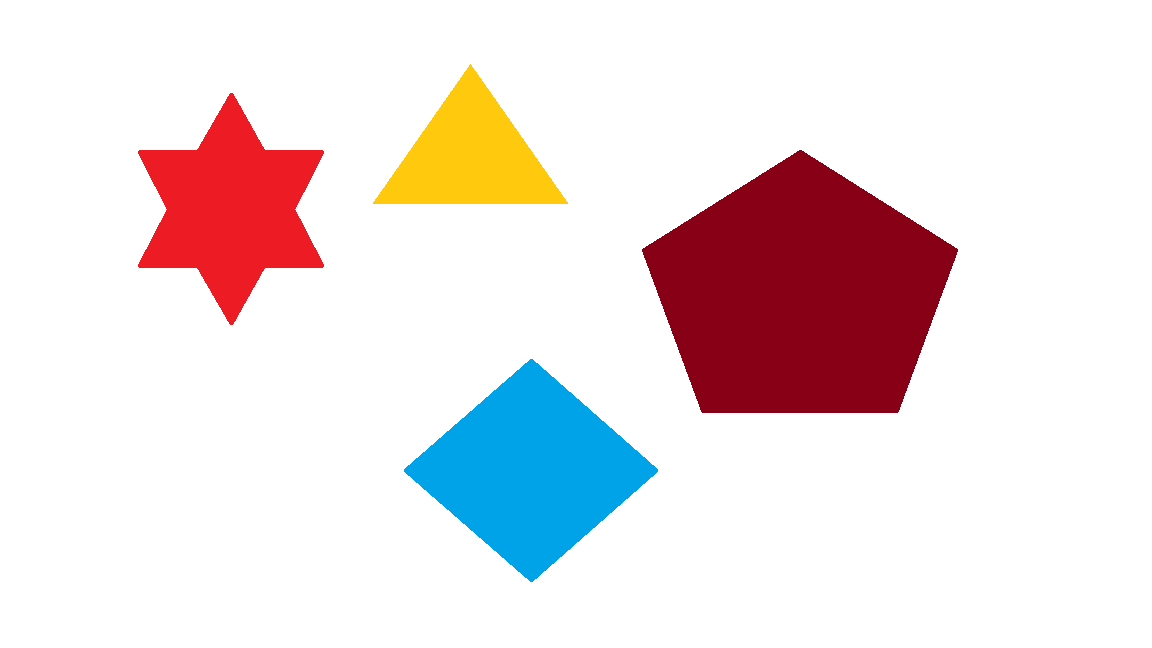
//> input picture Computer_Vision/test_code/resources/contours.png, 1152 x 648 px
$ ./9_4_1   (built with g++ and OpenCV 4)
//> lines starting //> are read from the running program, lines starting //| are printed output that depends on the picture; after the words box and inside, x2 and y2 are one past the last pixel; in counts of white or black regions, pixels touching at a corner belong together
// g++ $(pkg-config --cflags --libs opencv) 9_4_1.cpp -o ./exe/a

#include <opencv2/opencv.hpp>
#include <iostream>
#include <string>

using namespace cv ;
using namespace std ;

int
main () {
    Mat gray = imread( "./resources/contours.png", 0 ) ;
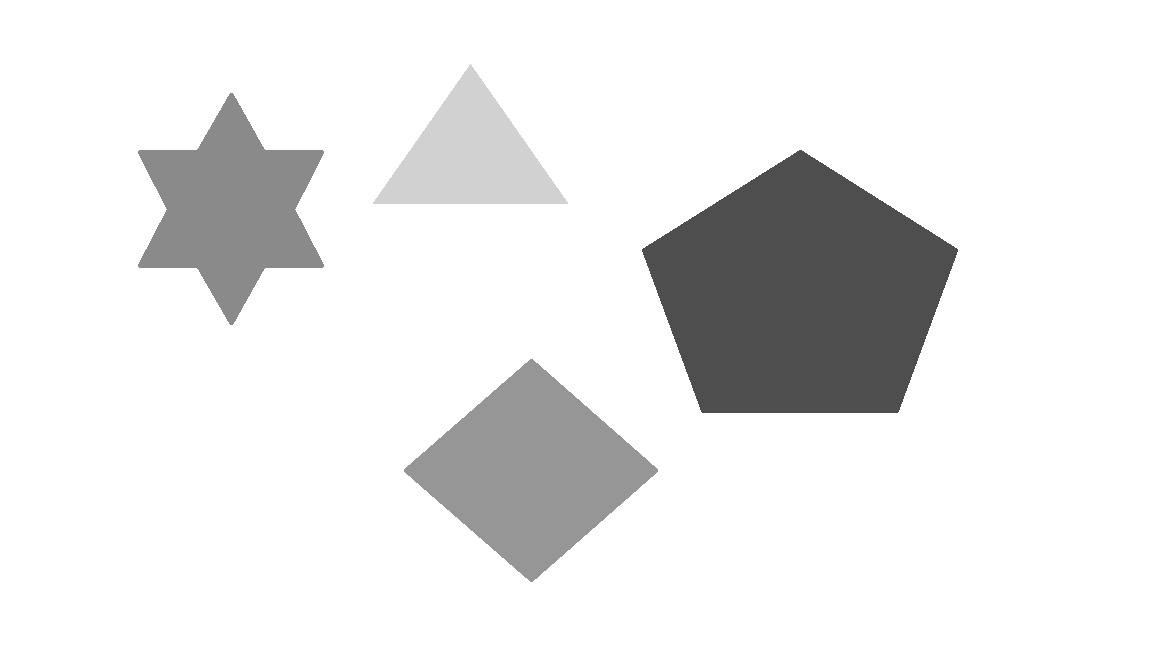
//> gray: 648 rows x 1152 cols, CV_8UC1; min 78, max 255, mean 232.8
    Mat result ;
    threshold( gray, result, 230, 255, THRESH_BINARY_INV ) ;
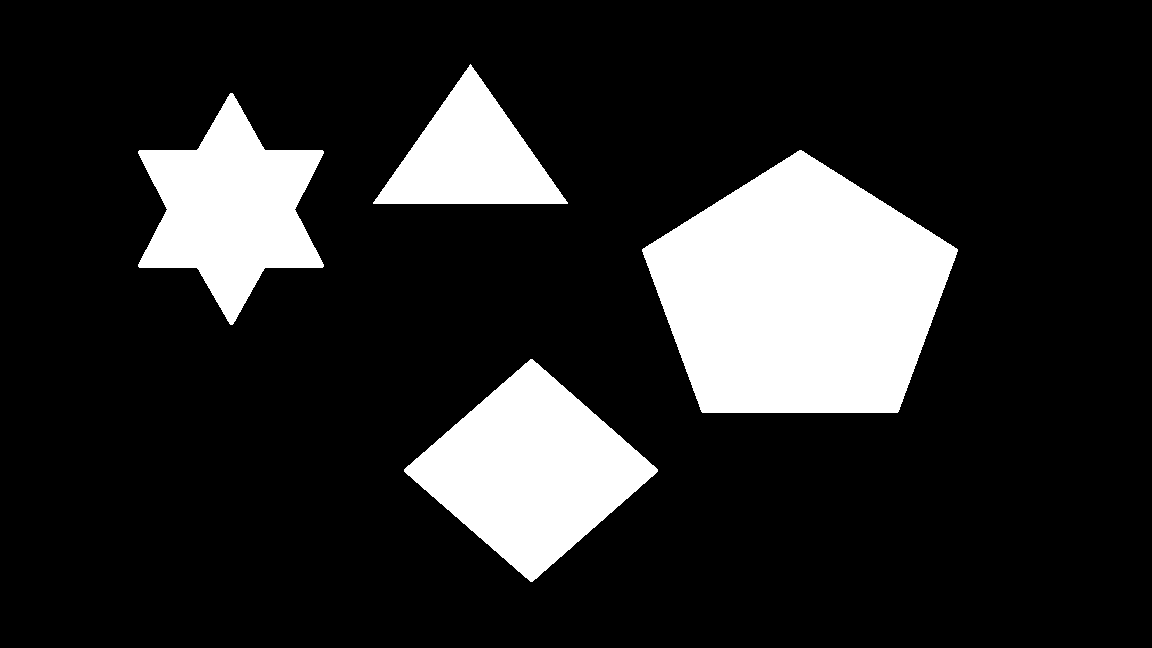
//> result: 648 rows x 1152 cols, CV_8UC1; 16.5% white; 4 white regions
    vector<vector<Point> > contours ;
    vector<Vec4i>hierarchy ;
    findContours( result, contours, hierarchy, CV_RETR_EXTERNAL, CV_CHAIN_APPROX_SIMPLE ) ;
//> contours = 4 contours; box (x1, y1, x2, y2) and area: (642, 150, 958, 413) 57402, (404, 359, 658, 582) 28578, (138, 93, 324, 325) 22424, (373, 64, 568, 204) 13528

    putText(result, format("contour count: %d", contours.size()), Point(50, 80), FONT_HERSHEY_SIMPLEX, 1, Scalar(128), 4) ;
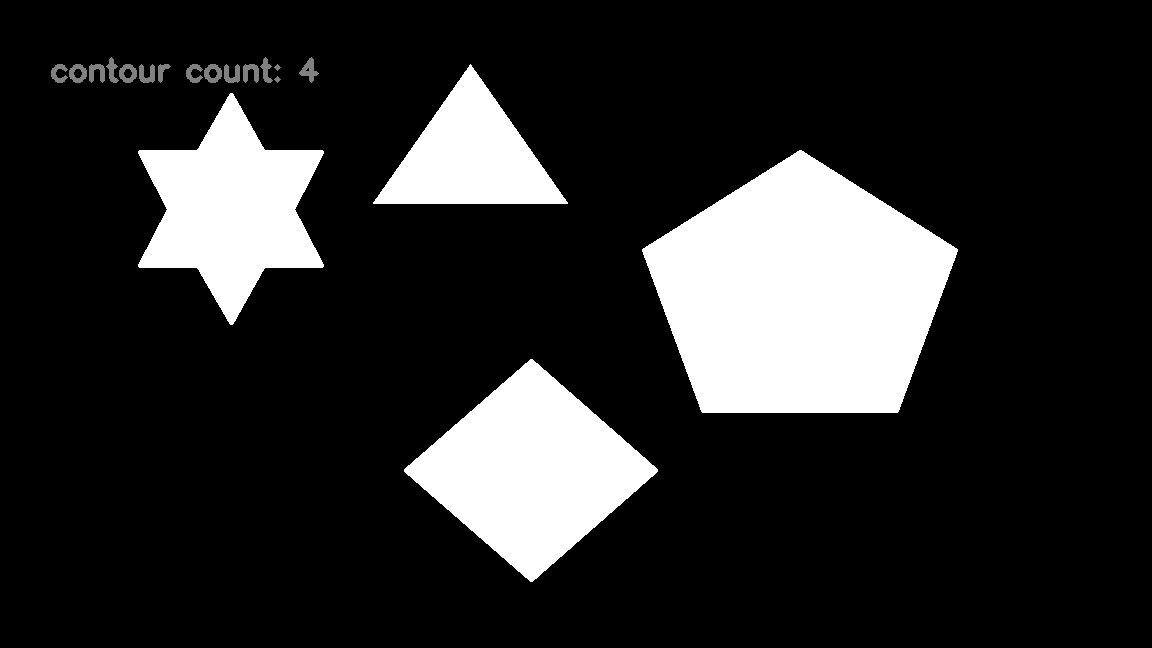
//> result: 648 rows x 1152 cols, CV_8UC1; 0.33% of pixels changed, all inside (x1, y1, x2, y2) = (51, 57, 319, 83)

    imshow( "contours", result ) ;

    waitKey( 0 ) ;
    return 0 ;
}
